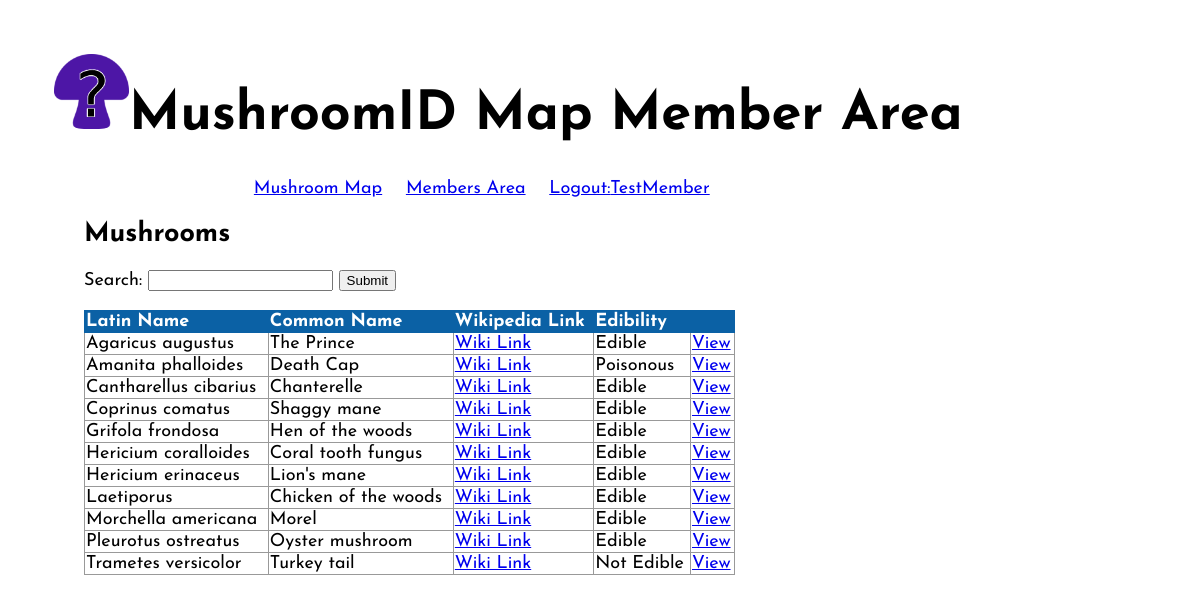
The page /public/mushroom-members/views/mushroomindex.php (signed in) on the database its author committed.
### tables this page shows
CREATE TABLE `mushroom_mshm` (
  `id_mshm` int(11) NOT NULL,
  `latin_name_mshm` varchar(50) NOT NULL,
  `common_name_mshm` varchar(50) NOT NULL,
  `description_mshm` text NOT NULL,
  `wiki_link_mshm` varchar(100) NOT NULL,
  `edible_mshm` tinyint(1) NOT NULL,
  `edible_description_mshm` text NOT NULL
);

### private/functions.php (called while the page is built, shortened)
<?php
function url_for($script_path) {
  if($script_path[0] != '/') {
    $script_path = "/" . $script_path;
  }
  return WWW_ROOT . $script_path;
}
function u($string="") {
  return urlencode($string);
}
function h($string="") {
  return htmlspecialchars($string);
}
?>

### private/initialize.php (called while the page is built, shortened)
<?php
  require_once('functions.php');
  include('classes/databaseobject.class.php');
  include('classes/session.class.php');
  include('classes/mushroom.class.php');
  $session = new Session;
?>

### private/classes/session.class.php (called while the page is built, shortened)
<?php
class Session {
  private $admin_id;
  private $last_login;
  public function is_logged_in() {
    return isset($this->admin_id) && $this->last_login_is_recent();
  }
  private function check_stored_login() {
    if(isset($_SESSION['admin_id'])) {
      $this->admin_id = $_SESSION['admin_id'];
      $this->username_usr = $_SESSION['username_usr'];
      $this->user_level_usr = $_SESSION['user_level_usr'];
      $this->last_login = $_SESSION['last_login'];
    }
  }
  private function last_login_is_recent() {
    if(!isset($this->last_login)) {
      return false;
    } elseif(($this->last_login + self::MAX_LOGIN_AGE) < time()) {
      return false;
    } else {
      return true;
    }
  }
}
?>

### private/classes/mushroom.class.php (called while the page is built, shortened)
<?php
 class Mushroom extends DatabaseObject {
    static protected $table_name = 'mushroom_mshm';
    public $edible_mshm=1;
    public function __construct($args=[]) {
        $this->edible_mshm = $args['edible_mshm'] ?? '';
    }
    public function edibility() {
        if( $this->edible_mshm > 0 ) {
            return self::EDIBLE_OPTIONS[$this->edible_mshm];
        } else {
            return "Unknown";
        }
    }
  static public function find_all_mshm() {
      $sql = "SELECT * FROM " . static::$table_name . " ORDER BY latin_name_mshm";
      return static::find_by_sql($sql);
  }
  static public function instantiate($record) {
      $object = new static;
      foreach($record as $property => $value) {
          if(property_exists($object, $property)) {
              $object->$property = $value;
          }
      }
      return $object;
  }
}

### private/classes/databaseobject.class.php (called while the page is built, shortened)
<?php
class DatabaseObject {
  static protected $database;
  static public function set_database($database) {
    self::$database = $database;
  }
  static public function find_by_sql($sql) {
      $result = self::$database->query($sql);
      $object_array = [];
      while ($record = $result->fetch(PDO::FETCH_ASSOC)) {
          $object_array[] = static::instantiate($record);
        }
      return $object_array;
  }
}
?>

### public/mushroom-members/views/mushroomindex.php (the view, shortened to what this page needs)
<?php require_once('../../../private/initialize.php'); ?>
<?php include(SHARED_PATH . '/mushroom-members-header.php'); ?>
<div id="content">
			<div id="page">
    <div class="intro">
      <h2>Mushrooms</h2>
    </div>
   <div>
     <form action='mushroomindex.php' method='get'>
     Search: <input type='text' name='searchString'/>
     <input type='submit'/>
     </form>
     <br/>
   </div>
    <table class="list">
      <tr>
        <th>Latin Name</th>
        <th>Common Name</th>
        <th>Wikipedia Link</th>
        <th>Edibility</th>
        <th>&nbsp;</th>
      </tr>
<?php
if (isset($_GET['searchString']))
{
  $mushrooms = Mushroom::find_by_search($_GET['searchString']);
}else{
  $mushrooms = Mushroom::find_all_mshm();
}
?>
      <?php foreach($mushrooms as $mushroom) { ?>
      <tr>
        <td><?php echo $mushroom->latin_name_mshm; ?></td>
        <td><?= $mushroom->common_name_mshm; ?></td>
				    <td><a href="<?= $mushroom->wiki_link_mshm; ?>">Wiki Link</a></td>
        <td><?php echo $mushroom->edibility(); ?></td>
        <td><a class="action" href="<?php echo url_for('/mushroom-members/views/show_mshm.php?id=' . h(u($mushroom->id_mshm))); ?>">View</a></td>
      </tr>
      <?php } ?>
    </table>
  </div>
</div>
<?php include(SHARED_PATH . '/mushroom-members-footer.php'); ?>

### private/shared/mushroom-members-header.php (shortened to what this page needs)
<!DOCTYPE html>
<html lang="en">
  <head>
    <link rel="stylesheet" media="all" href="<?php echo url_for('/stylesheets/staff.css'); ?>" />
  </head>
  <body>
    <header>
      <h1><a id="title" href="<?php echo url_for('/mushroom-members/index.php'); ?>"><img class="mushroom" src="<?php echo url_for('/images/header-icon.png') ?>" alt='Mushroom logo'/>MushroomID Map <?php if($session->user_level_usr == 'a') echo "Admin"; ?><?php if($session->user_level_usr == 'm') echo "Member"; ?>  Area</a></h1>
    </header>
    <navigation>
      <ul>
        <li><a href="<?php echo url_for('mshrm-home.php'); ?>">Mushroom Map</a></li>
        <?php if($session->is_logged_in()) { ?>
        <li><a href="<?php echo url_for('/mushroom-members/index.php'); ?>">Members Area</a></li>
        <li><a href="<?php echo url_for('/mushroom-members/logout.php'); ?>">Logout:<?php echo $session->username_usr ?></a></li>
        <?php } ?>
      </ul>
    </navigation>

### private/shared/mushroom-members-footer.php
 </body>
</html>

### public/stylesheets/staff.css (style rules this page uses)
* { box-sizing: border-box; }
body, html { height: 80%; }
html { font: 18px 'Josefin Sans', Helvetica, sans-serif; }
body { margin: 3rem; padding: 0; }
h1 { font-size: 3rem; }
#title { color: #000; text-decoration: none; }
header h1 a img.mushroom { border-radius: 30px; display: inline-block; width: 75px; }
navigation { margin: 0; padding: 0; text-align: center; width: 80%; }
navigation ul { list-style: none; margin: 0; padding: 0; width: 80%; }
navigation ul li { display: inline; margin-right: 1em; }
#content { min-height: 80%; padding: 0 30px; width: 80%; }
table { border-collapse: collapse; vertical-align: top; }
table.list { width: 80%; }
table.list tr td { border: 1px solid #999; }
table.list tr th { background: #0b61a5; border: 1px solid #0b61a5; color: #fff; text-align: left; }

### rows shown on the page
mushroom_mshm: latin_name_mshm "Agaricus augustus", common_name_mshm "The Prince", edible_mshm "Edible"
mushroom_mshm: latin_name_mshm "Amanita phalloides", common_name_mshm "Death Cap", edible_mshm "Poisonous"
mushroom_mshm: latin_name_mshm "Cantharellus cibarius", common_name_mshm "Chanterelle", edible_mshm "Edible"
mushroom_mshm: latin_name_mshm "Coprinus comatus", common_name_mshm "Shaggy mane", edible_mshm "Edible"
mushroom_mshm: latin_name_mshm "Grifola frondosa", common_name_mshm "Hen of the woods", edible_mshm "Edible"
mushroom_mshm: latin_name_mshm "Hericium coralloides", common_name_mshm "Coral tooth fungus", edible_mshm "Edible"
mushroom_mshm: latin_name_mshm "Hericium erinaceus", common_name_mshm "Lion's mane", edible_mshm "Edible"
mushroom_mshm: latin_name_mshm "Laetiporus", common_name_mshm "Chicken of the woods", edible_mshm "Edible"
mushroom_mshm: latin_name_mshm "Morchella americana", common_name_mshm "Morel", edible_mshm "Edible"
mushroom_mshm: latin_name_mshm "Pleurotus ostreatus", common_name_mshm "Oyster mushroom", edible_mshm "Edible"
mushroom_mshm: latin_name_mshm "Trametes versicolor", common_name_mshm "Turkey tail", edible_mshm "Not Edible"

### other values the page prints
$session->username_usr "TestMember"
